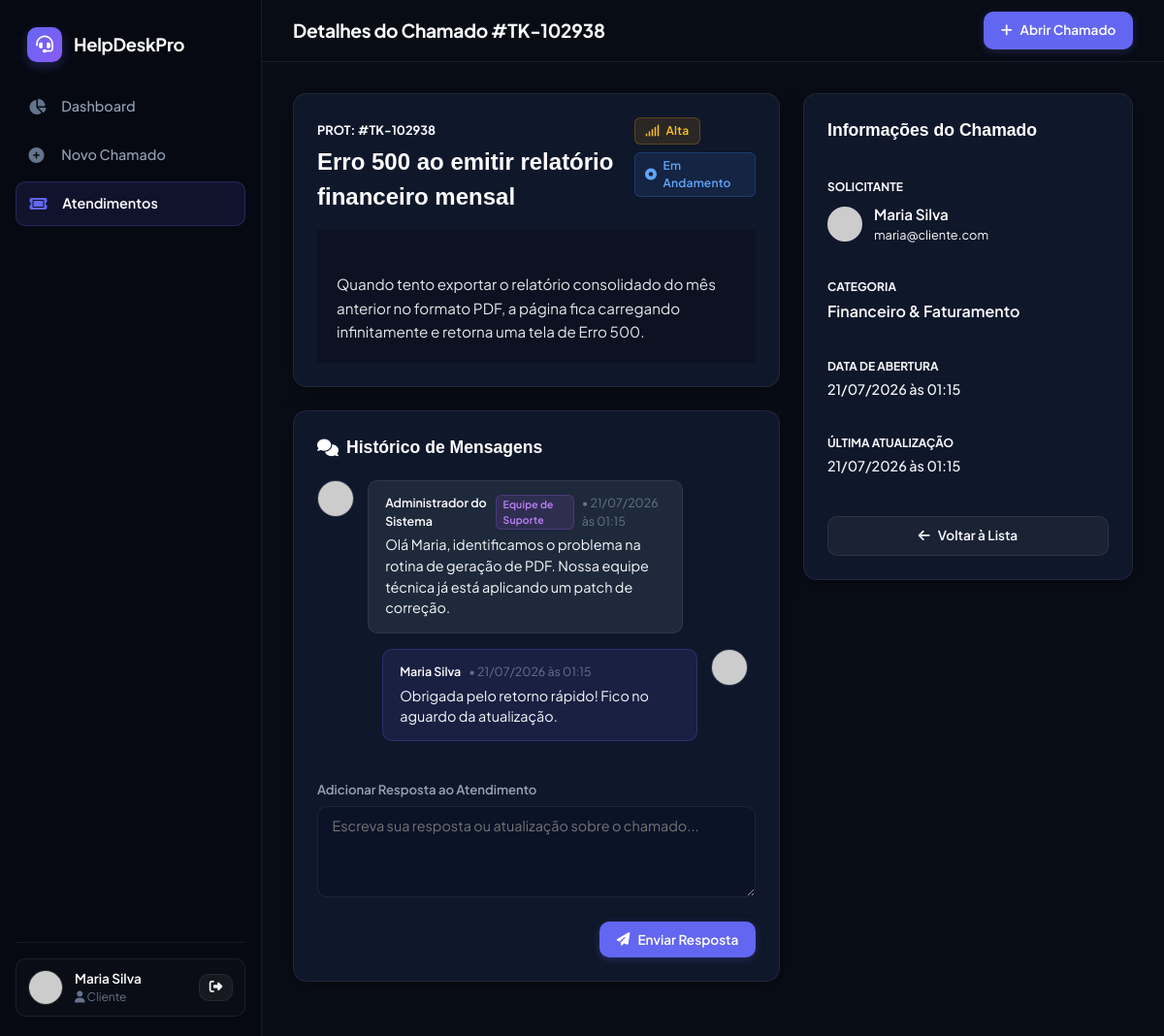
The page /ticket/TK-102938 (signed in) on the database its author committed.
### app/models.py (models this page shows, shortened)
class User(UserMixin, db.Model):
    id = db.Column(db.Integer, primary_key=True)
    name = db.Column(db.String(100), nullable=False)
    email = db.Column(db.String(100), unique=True, nullable=False)
    phone = db.Column(db.String(20))
    password_hash = db.Column(db.String(256), nullable=False)
    is_admin = db.Column(db.Boolean, default=False)
    created_at = db.Column(db.DateTime, default=datetime.utcnow)
    tickets = db.relationship('Ticket', backref='requester', lazy=True)
    messages = db.relationship('Message', backref='author', lazy=True)
    def avatar_url(self, size=80):
        digest = hashlib.md5(self.email.lower().encode('utf-8')).hexdigest()
        return f'https://www.gravatar.com/avatar/{digest}?d=mp&s={size}'

class Ticket(db.Model):
    id = db.Column(db.Integer, primary_key=True)
    protocol = db.Column(db.String(10), unique=True, nullable=False)
    title = db.Column(db.String(120), nullable=False)
    description = db.Column(db.Text, nullable=False)
    category = db.Column(db.Enum(CategoryEnum), nullable=False, default=CategoryEnum.TECNICO)
    priority = db.Column(db.Enum(PriorityEnum), nullable=False, default=PriorityEnum.MEDIA)
    status = db.Column(db.Enum(StatusEnum), nullable=False, default=StatusEnum.ABERTO)
    created_at = db.Column(db.DateTime, default=datetime.utcnow)
    updated_at = db.Column(db.DateTime, default=datetime.utcnow, onupdate=datetime.utcnow)
    user_id = db.Column(db.Integer, db.ForeignKey('user.id'), nullable=False)
    messages = db.relationship('Message', backref='ticket', lazy=True, cascade="all, delete-orphan", order_by="Message.created_at.asc()")
    attachments = db.relationship('Attachment', backref='ticket', lazy=True, cascade="all, delete-orphan")
    @property
    def status_badge(self):
        mapping = {
            StatusEnum.ABERTO: 'badge-amber',
            StatusEnum.EM_ANDAMENTO: 'badge-blue',
            StatusEnum.AGUARDANDO_RESPOSTA: 'badge-purple',
            StatusEnum.FECHADO: 'badge-emerald'
        }
        return mapping.get(self.status, 'badge-slate')
    @property
    def priority_badge(self):
        mapping = {
            PriorityEnum.MINIMA: 'badge-slate',
            PriorityEnum.MEDIA: 'badge-blue',
            PriorityEnum.ALTA: 'badge-amber',
            PriorityEnum.MAXIMA: 'badge-rose'
        }
        return mapping.get(self.priority, 'badge-slate')

class Message(db.Model):
    id = db.Column(db.Integer, primary_key=True)
    content = db.Column(db.Text, nullable=False)
    created_at = db.Column(db.DateTime, default=datetime.utcnow)
    user_id = db.Column(db.Integer, db.ForeignKey('user.id'), nullable=False)
    ticket_id = db.Column(db.Integer, db.ForeignKey('ticket.id'), nullable=False)

### app/routes.py (the view, shortened to what this page needs)
@main_bp.route('/ticket/<protocol>', methods=['GET', 'POST'])
@login_required
def view_ticket(protocol):
    ticket = Ticket.query.filter_by(protocol=protocol).first_or_404()
    if not current_user.is_admin and ticket.user_id != current_user.id:
        flash('Acesso negado a este atendimento.', 'danger')
        return redirect(url_for('main.my_tickets'))
    return render_template('view_ticket.html', ticket=ticket, statuses=StatusEnum, priorities=PriorityEnum)

### app/__init__.py (called while the page is built)
def create_app(config_class=Config):
    app = Flask(__name__)
    app.config.from_object(config_class)
    os.makedirs(app.config['UPLOAD_FOLDER'], exist_ok=True)
    db.init_app(app)
    login_manager = LoginManager()
    login_manager.login_view = 'auth.login'
    login_manager.login_message = 'Por favor, faça login para acessar esta página.'
    login_manager.login_message_category = 'warning'
    login_manager.init_app(app)
    @login_manager.user_loader
    def load_user(user_id):
        return User.query.get(int(user_id))
    from .routes import main_bp
    from .auth import auth_bp
    app.register_blueprint(main_bp)
    app.register_blueprint(auth_bp)
    with app.app_context():
        db.create_all()
    return app

### app/templates/view_ticket.html (shortened to what this page needs)
{% extends "base.html" %}
{% block page_title %}Detalhes do Chamado #{{ ticket.protocol }}{% endblock %}
{% block content %}
<div style="display: grid; grid-template-columns: 1fr 340px; gap: 1.5rem;">
    <div>
        <div class="glass-card" style="margin-bottom: 1.5rem;">
            <div style="display: flex; align-items: flex-start; justify-content: space-between; gap: 1rem; margin-bottom: 1rem;">
                <div>
                    <span style="font-size: 0.8rem; color: var(--primary); font-weight: 700;">PROT: #{{ ticket.protocol }}</span>
                    <h2 style="font-family: 'Outfit', sans-serif; font-size: 1.5rem; font-weight: 700; color: #fff; margin-top: 0.25rem;">
                        {{ ticket.title }}
                    </h2>
                </div>
                <div style="display: flex; gap: 0.5rem; flex-wrap: wrap;">
                    <span class="badge-status {{ ticket.priority_badge }}">
                        <i class="fa-solid fa-signal"></i> {{ ticket.priority.value }}
                    </span>
                    <span class="badge-status {{ ticket.status_badge }}">
                        <i class="fa-solid fa-circle-dot"></i> {{ ticket.status.value }}
                    </span>
                </div>
            </div>
            <div style="background: rgba(0, 0, 0, 0.2); border: 1px solid var(--bg-card-border); border-radius: var(--border-radius-sm); padding: 1.25rem; font-size: 0.95rem; line-height: 1.6; white-space: pre-line; color: #e5e7eb;">
                {{ ticket.description }}
            </div>
        </div>
        <div class="glass-card" style="margin-bottom: 1.5rem;">
            <h3 style="font-family: 'Outfit', sans-serif; font-size: 1.1rem; font-weight: 600; color: #fff; margin-bottom: 1.25rem; display: flex; align-items: center; gap: 0.5rem;">
                <i class="fa-solid fa-comments text-gradient"></i> Histórico de Mensagens
            </h3>
            <div class="chat-container">
                {% if ticket.messages %}
                    {% for msg in ticket.messages %}
                        <div class="chat-bubble {% if msg.user_id == current_user.id %}bubble-user{% else %}bubble-support{% endif %}">
                            <img src="{{ msg.author.avatar_url(40) }}" class="user-avatar" style="width: 38px; height: 38px;">
                            <div class="chat-content">
                                <div class="chat-header">
                                    <span class="chat-author-name">{{ msg.author.name }}</span>
                                    {% if msg.author.is_admin %}
                                        <span class="badge-status badge-purple" style="font-size: 0.65rem; padding: 0.1rem 0.4rem;">Equipe de Suporte</span>
                                    {% endif %}
                                    <span>• {{ msg.created_at.strftime('%d/%m/%Y às %H:%M') }}</span>
                                </div>
                                <div class="chat-body">{{ msg.content }}</div>
                            </div>
                        </div>
                    {% endfor %}
                {% else %}
                    <div style="text-align: center; padding: 2rem 1rem; color: var(--text-muted); font-size: 0.9rem;">
                        <i class="fa-solid fa-comment-dots" style="font-size: 2.5rem; opacity: 0.3; margin-bottom: 0.75rem;"></i>
                        <p>Nenhuma mensagem trocada ainda. Envie uma resposta abaixo.</p>
                    </div>
                {% endif %}
            </div>
            <form method="POST" action="{{ url_for('main.view_ticket', protocol=ticket.protocol) }}" style="border-top: 1px solid var(--bg-card-border); padding-top: 1.25rem;">
                <div class="form-group">
                    <label for="message" class="form-label">Adicionar Resposta ao Atendimento</label>
                    <textarea id="message" name="message" class="form-control-custom" rows="4" placeholder="Escreva sua resposta ou atualização sobre o chamado..."></textarea>
                </div>
                <div style="display: flex; align-items: center; justify-content: space-between; gap: 1rem; flex-wrap: wrap;">
                    <button type="submit" class="btn-custom btn-primary-custom" style="margin-left: auto;">
                        <i class="fa-solid fa-paper-plane"></i> Enviar Resposta
                    </button>
                </div>
            </form>
        </div>
    </div>
    <div>
        <div class="glass-card" style="position: sticky; top: 90px;">
            <h3 style="font-family: 'Outfit', sans-serif; font-size: 1.1rem; font-weight: 600; color: #fff; margin-bottom: 1.25rem; padding-bottom: 0.75rem; border-bottom: 1px solid var(--bg-card-border);">
                Informações do Chamado
            </h3>
            <div style="display: flex; flex-direction: column; gap: 1.1rem;">
                <div>
                    <span style="font-size: 0.75rem; color: var(--text-muted); text-transform: uppercase; font-weight: 700;">Solicitante</span>
                    <div style="display: flex; align-items: center; gap: 0.75rem; margin-top: 0.4rem;">
                        <img src="{{ ticket.requester.avatar_url(50) }}" style="width: 36px; height: 36px; border-radius: 50%;">
                        <div>
                            <div style="font-weight: 600; color: #fff; font-size: 0.95rem;">{{ ticket.requester.name }}</div>
                            <div style="font-size: 0.8rem; color: var(--text-muted);">{{ ticket.requester.email }}</div>
                        </div>
                    </div>
                </div>
                <div style="border-top: 1px solid var(--bg-card-border); padding-top: 0.8rem;">
                    <span style="font-size: 0.75rem; color: var(--text-muted); text-transform: uppercase; font-weight: 700;">Categoria</span>
                    <div style="font-weight: 600; color: #fff; margin-top: 0.2rem;">{{ ticket.category.value }}</div>
                </div>
                <div style="border-top: 1px solid var(--bg-card-border); padding-top: 0.8rem;">
                    <span style="font-size: 0.75rem; color: var(--text-muted); text-transform: uppercase; font-weight: 700;">Data de Abertura</span>
                    <div style="font-weight: 500; color: var(--text-main); margin-top: 0.2rem; font-size: 0.9rem;">
                        {{ ticket.created_at.strftime('%d/%m/%Y às %H:%M') }}
                    </div>
                </div>
                <div style="border-top: 1px solid var(--bg-card-border); padding-top: 0.8rem;">
                    <span style="font-size: 0.75rem; color: var(--text-muted); text-transform: uppercase; font-weight: 700;">Última Atualização</span>
                    <div style="font-weight: 500; color: var(--text-main); margin-top: 0.2rem; font-size: 0.9rem;">
                        {{ ticket.updated_at.strftime('%d/%m/%Y às %H:%M') }}
                    </div>
                </div>
            </div>
            <div style="margin-top: 1.5rem; padding-top: 1rem; border-top: 1px solid var(--bg-card-border);">
                <a href="{{ url_for('main.my_tickets') }}" class="btn-custom btn-secondary-custom" style="width: 100%;">
                    <i class="fa-solid fa-arrow-left"></i> Voltar à Lista
                </a>
            </div>
        </div>
    </div>
</div>
{% endblock %}

### app/templates/base.html (shortened to what this page needs)
<!DOCTYPE html>
<html lang="pt-BR">
<head>
    <link rel="stylesheet" href="https://cdnjs.cloudflare.com/ajax/libs/font-awesome/6.4.0/css/all.min.css">
    <link rel="stylesheet" href="{{ url_for('static', filename='css/style.css') }}">
</head>
<body>
{% if current_user.is_authenticated %}
<div class="app-container">
    <aside class="app-sidebar">
        <a href="{{ url_for('main.dashboard') }}" class="brand-logo">
            <div class="brand-icon">
                <i class="fa-solid fa-headset"></i>
            </div>
            <span>HelpDesk<span class="text-gradient">Pro</span></span>
        </a>
        <ul class="sidebar-menu">
            <li>
                <a href="{{ url_for('main.dashboard') }}" class="sidebar-link {% if request.endpoint == 'main.dashboard' %}active{% endif %}">
                    <i class="fa-solid fa-chart-pie"></i>
                    <span>Dashboard</span>
                </a>
            </li>
            <li>
                <a href="{{ url_for('main.create_ticket') }}" class="sidebar-link {% if request.endpoint == 'main.create_ticket' %}active{% endif %}">
                    <i class="fa-solid fa-plus-circle"></i>
                    <span>Novo Chamado</span>
                </a>
            </li>
            <li>
                <a href="{{ url_for('main.my_tickets') }}" class="sidebar-link {% if request.endpoint in ['main.my_tickets', 'main.view_ticket'] %}active{% endif %}">
                    <i class="fa-solid fa-ticket"></i>
                    <span>Atendimentos</span>
                </a>
            </li>
        </ul>
        <div class="sidebar-footer">
            <div class="user-profile-card">
                <img src="{{ current_user.avatar_url() }}" alt="{{ current_user.name }}" class="user-avatar">
                <div class="user-info">
                    <div class="user-name">{{ current_user.name }}</div>
                    <div class="user-role">
                        {% if current_user.is_admin %}
                            <i class="fa-solid fa-shield-halved text-gradient"></i> Admin
                        {% else %}
                            <i class="fa-solid fa-user"></i> Cliente
                        {% endif %}
                    </div>
                </div>
                <a href="{{ url_for('auth.logout') }}" class="btn-custom btn-secondary-custom" style="padding: 0.4rem 0.6rem;" title="Sair">
                    <i class="fa-solid fa-right-from-bracket"></i>
                </a>
            </div>
        </div>
    </aside>
    <div class="app-main">
        <header class="app-topbar">
            <div class="page-title-heading">
                {% block page_title %}Painel de Controle{% endblock %}
            </div>
            <div>
                <a href="{{ url_for('main.create_ticket') }}" class="btn-custom btn-primary-custom">
                    <i class="fa-solid fa-plus"></i> Abrir Chamado
                </a>
            </div>
        </header>
        <main class="app-content">
            {% block content %}{% endblock %}
        </main>
    </div>
</div>
{% endif %}
</body>
</html>

### rows shown on the page
User: name "Maria Silva", requester.name "Maria Silva", requester.email "maria@cliente.com"
Ticket: protocol "TK-102938", title "Erro 500 ao emitir relatório financeiro mensal", priority.value "Alta", status.value "Em Andamento", description "Quando tento exportar o relatório consolidado do mês anterior no formato PDF, a página fica carregando infinitamente e retorna uma tela de Erro 500.", category.value "Financeiro & Faturamento", created_at "21/07/2026 às 01:15", updated_at "21/07/2026 às 01:15"
Message: author.name "Administrador do Sistema", shows "Equipe de Suporte", created_at "21/07/2026 às 01:15", content "Olá Maria, identificamos o problema na rotina de geração de PDF. Nossa equipe técnica já está aplicando um patch de correção."
Message: author.name "Maria Silva", created_at "21/07/2026 às 01:15", content "Obrigada pelo retorno rápido! Fico no aguardo da atualização."
